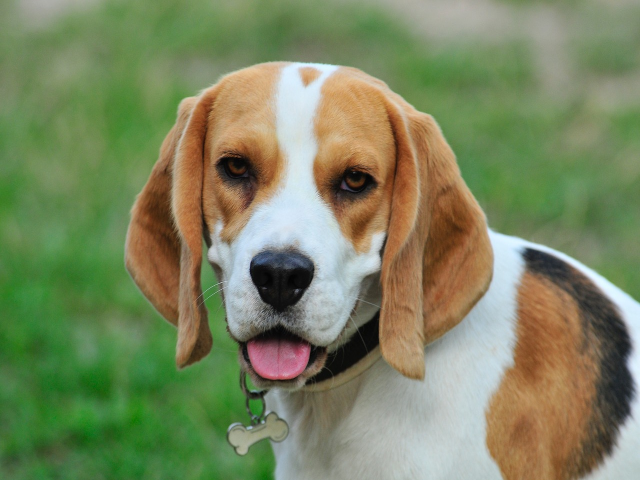
#> input picture apps/etc/sample.bmp, 640 x 480 px, found by its file name
$ python preproc.py
#> lines starting #> are read from the running program, lines starting #| are printed output that depends on the picture
#
#  (C) Copyright Renesas Electronics Corporation 2026
#
# Licensed to the Apache Software Foundation (ASF) under one
# or more contributor license agreements.  See the NOTICE file
# distributed with this work for additional information
# regarding copyright ownership.  The ASF licenses this file
# to you under the Apache License, Version 2.0 (the
# "License"); you may not use this file except in compliance
# with the License.  You may obtain a copy of the License at
#
#   http://www.apache.org/licenses/LICENSE-2.0
#
# Unless required by applicable law or agreed to in writing,
# software distributed under the License is distributed on an
# "AS IS" BASIS, WITHOUT WARRANTIES OR CONDITIONS OF ANY
# KIND, either express or implied.  See the License for the
# specific language governing permissions and limitations
# under the License.

from PIL import Image
import numpy as np
import argparse

def get_args():
    """
    Get Arguments
      input_img : path for input image file
      bin_name : path for output binary file to be saved
    """
    parser = argparse.ArgumentParser()
    parser.add_argument("--input_img", default="resnet/sample.bmp")
    parser.add_argument("--bin_name", default="resnet/input_0.bin")
    args = parser.parse_args()
    return args


if __name__ == "__main__":
    args = get_args()

    print("Sample script for ResNet")
    print("Load input data")
    print("  Input image: ", args.input_img)
    im = Image.open(args.input_img)
#> im is the input picture: PIL image 640x480 RGB; mean R, G, B 123.2, 133.5, 96.3
    im = im.resize((224,224),Image.BILINEAR)  # resize to 224x224
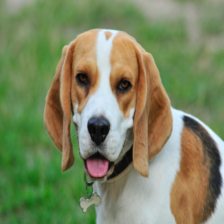
#> im: PIL image 224x224 RGB; mean R, G, B 123.2, 133.5, 96.3
    im_np = np.asarray(im)               # convert to numpy array
    im_np = im_np.transpose(2,0,1)       # Transpose to (3,224,224)
    im_np = im_np.astype(np.float32)     # cast to FP32
    im_np = im_np/255                    # data range 0.0 - 1.0
    mean = [0.485, 0.456, 0.406]         # define normalize parameters
    std = [0.229, 0.224, 0.225]          # define normalize parameters
    for i in range(3):                   # normalize
        im_np[i] = (im_np[i] - mean[i])/std[i]
    im_np.tofile(args.bin_name)          # save as binary file
    print("Save output data")
    print("  Saved pre-processed data: ", args.bin_name)
